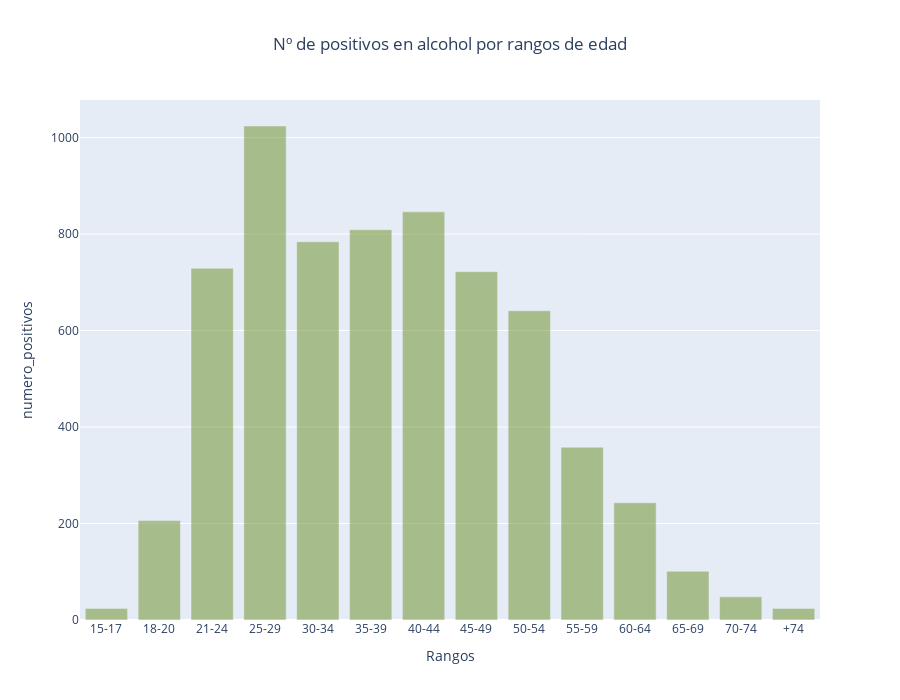

Notebook source saved alongside this figure:
### Code cell
fig = px.bar(data_frame     = positivo_alcohol_edad,
             x              = "rango_edad",
             y              = "numero_positivos",
             opacity        = 0.5,
             title          = "Nº de positivos en alcohol por rangos de edad",
             height         = 700,
             color_discrete_sequence=['olivedrab']
            )
fig.update_layout(xaxis={'title'   : 'Rangos',
                         'tickmode': 'array', 
                         'tickvals': [4, 5, 6, 7, 8, 9, 10, 11, 12, 13, 14, 15, 16, 17], 
                         'ticktext': ["15-17", "18-20", "21-24", "25-29", "30-34", "35-39", "40-44", "45-49", "50-54", "55-59", "60-64", "65-69", "70-74", "+74"]},
                  title_x=0.5)

fig.show()

### Figure 1 — Plotly figure (JSON) as saved in the notebook; plotly's stock layout.template omitted (floating-point values rounded to 4 significant figures)
{"data": [{"alignmentgroup": "True", "hovertemplate": "rango_edad=%{x}<br>numero_positivos=%{y}<extra></extra>", "legendgroup": "", "marker": {"color": "olivedrab", "opacity": 0.5, "pattern": {"shape": ""}}, "name": "", "offsetgroup": "", "orientation": "v", "showlegend": false, "textposition": "auto", "type": "bar", "x": [7, 10, 9, 8, 6, 11, 12, 13, 14, 5, 15, 16, 4, 17], "xaxis": "x", "y": [1024, 846, 809, 784, 729, 722, 641, 358, 243, 206, 101, 48, 24, 24], "yaxis": "y"}], "layout": {"barmode": "relative", "height": 700, "legend": {"tracegroupgap": 0}, "title": {"text": "Nº de positivos en alcohol por rangos de edad", "x": 0.5}, "xaxis": {"anchor": "y", "domain": [0, 1], "tickmode": "array", "ticktext": ["15-17", "18-20", "21-24", "25-29", "30-34", "35-39", "40-44", "45-49", "50-54", "55-59", "60-64", "65-69", "70-74", "+74"], "tickvals": [4, 5, 6, 7, 8, 9, 10, 11, 12, 13, 14, 15, 16, 17], "title": {"text": "Rangos"}}, "yaxis": {"anchor": "x", "domain": [0, 1], "title": {"text": "numero_positivos"}}}}
